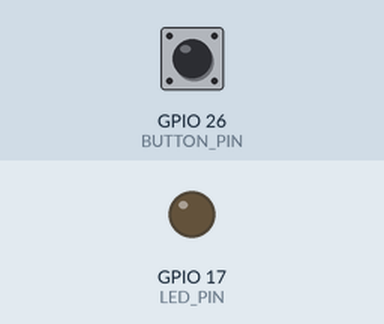
Recording of a program running on a simulated Raspberry Pi (BCM pin numbers). On the bench: output pins drawn as LEDs (lit = HIGH). The test bench sets the inputs (shaded band); at power-on: GPIO 26 (BUTTON_PIN) LOW.

Above: at 1.2 s.
1.3 s: GPIO 26 (BUTTON_PIN) pulled HIGH for 0.15 s
At 1.37 s:
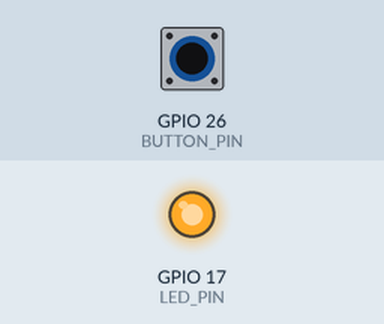
2.9 s: GPIO 26 (BUTTON_PIN) pulled HIGH for 3.2 s
At 7.1 s:
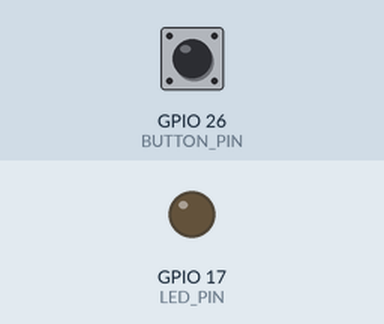
Timing chart, 0 to 8.6 s (numbered marks = the images above; inputs shaded):
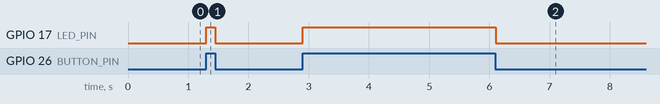

The program:

led_gpio_control.py
```python
import RPi.GPIO as GPIO  # Модуль управления GPIO
import time
""" from tutorial
https://www.youtube.com/watch?v=6UBXRyZ8b7I&list=PLLSegLrePWgLzBgQqDJvgZ4ewbpCnuare&index=7
 """
GPIO.setmode(GPIO.BCM)  # Указываем какие номера используются: GPIO 17, а не 11

LED_PIN = 17
BUTTON_PIN = 26

GPIO.setup(LED_PIN, GPIO.OUT)  # ПИН используется для вывода данных
GPIO.setup(BUTTON_PIN, GPIO.IN)  # ПИН используется для вывода данных


while True:
    time.sleep(0.01)  # Разгрузка процессора в цикле
    if GPIO.input(BUTTON_PIN) == GPIO.HIGH:
        GPIO.output(LED_PIN, GPIO.HIGH)
    else:
        GPIO.output(LED_PIN, GPIO.LOW)

GPIO.cleanup()  # Освобождение GPIO
```

Measured:
- after the input at 1.3 s, GPIO 17 (LED_PIN): LOW → HIGH at once, → LOW 0.15 s later
- after the input at 2.9 s, GPIO 17 (LED_PIN): LOW → HIGH at once, → LOW 3.2 s later
